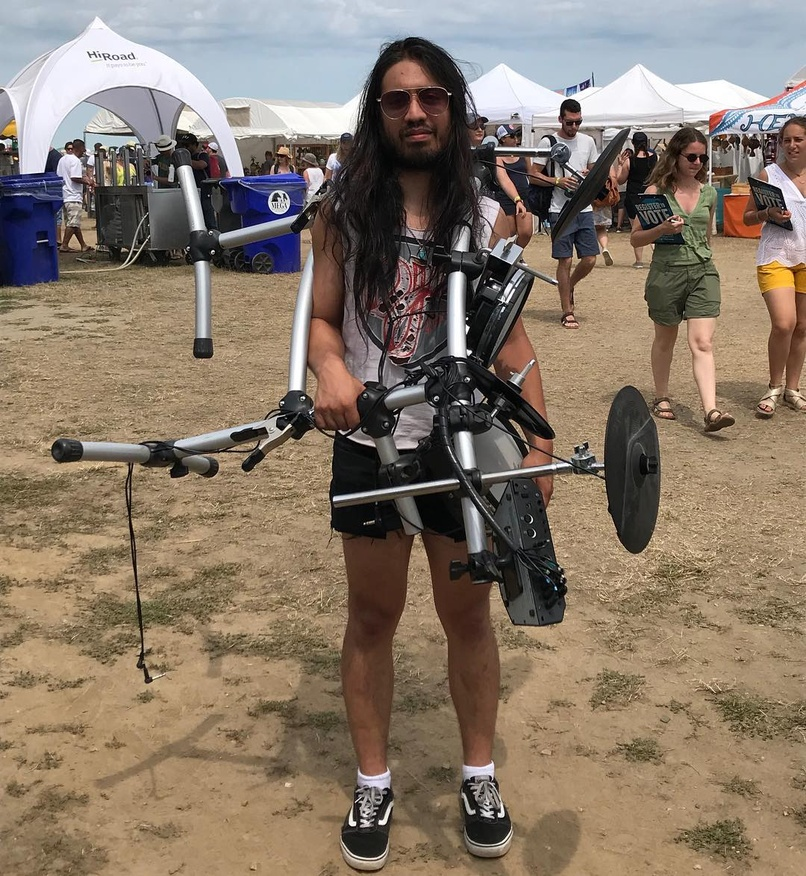
#> input picture images/insta_pics/3.jpg, 806 x 876 px, shrunk from 1080 x 1174 before the run
$ python visualization.py
#> lines starting #> are read from the running program, lines starting #| are printed output that depends on the picture
import cv2
import numpy as np
from matplotlib import pyplot as plt

img = cv2.imread('insta_pics/3.jpg')
#> img is the input picture: shape (876, 806, 3); mean B, G, R 105.4, 120.9, 136
color = ('b','g','r')
for i,col in enumerate(color):
    histr = cv2.calcHist([img],[i],None,[256],[0,256])
    plt.plot(histr,color = col)
    plt.xlim([0,256])
plt.show()
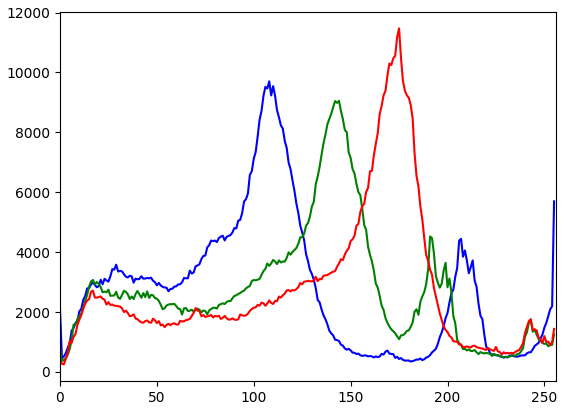
#> figure drawn by matplotlib, 1 panel; curve peaks at x = 108, y = 9706; curve peaks at x = 144, y = 9053; curve peaks at x = 175, y = 11473
cv2.imshow(img)
cv2.waitKey(0)

$ run again, with images/insta_pics/1.jpg copied over images/insta_pics/3.jpg
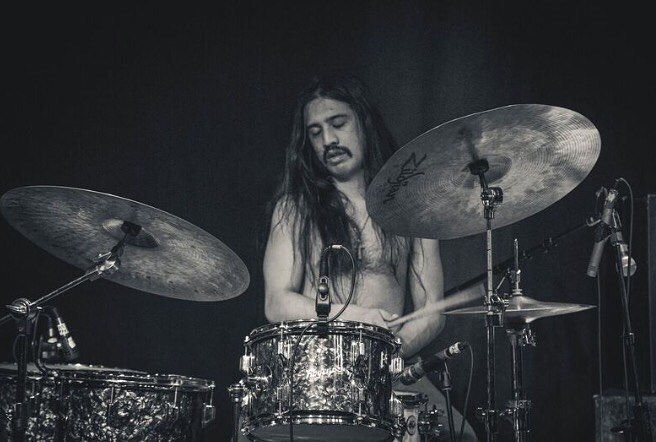
#> input picture images/insta_pics/1.jpg, 656 x 442 px
#> img is the input picture: shape (442, 656, 3); mean B, G, R 55.6, 52.7, 50.5
#> `plt.show()`:
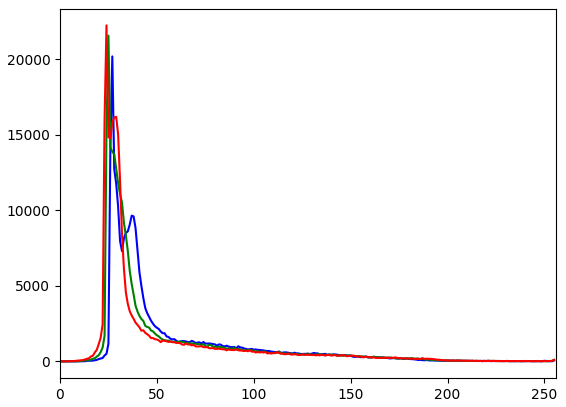
#> figure drawn by matplotlib, 1 panel; curve peaks at x = 27, y = 20180; curve peaks at x = 25, y = 21552; curve peaks at x = 24, y = 22232

$ run again, with images/insta_pics/2.jpg copied over images/insta_pics/3.jpg
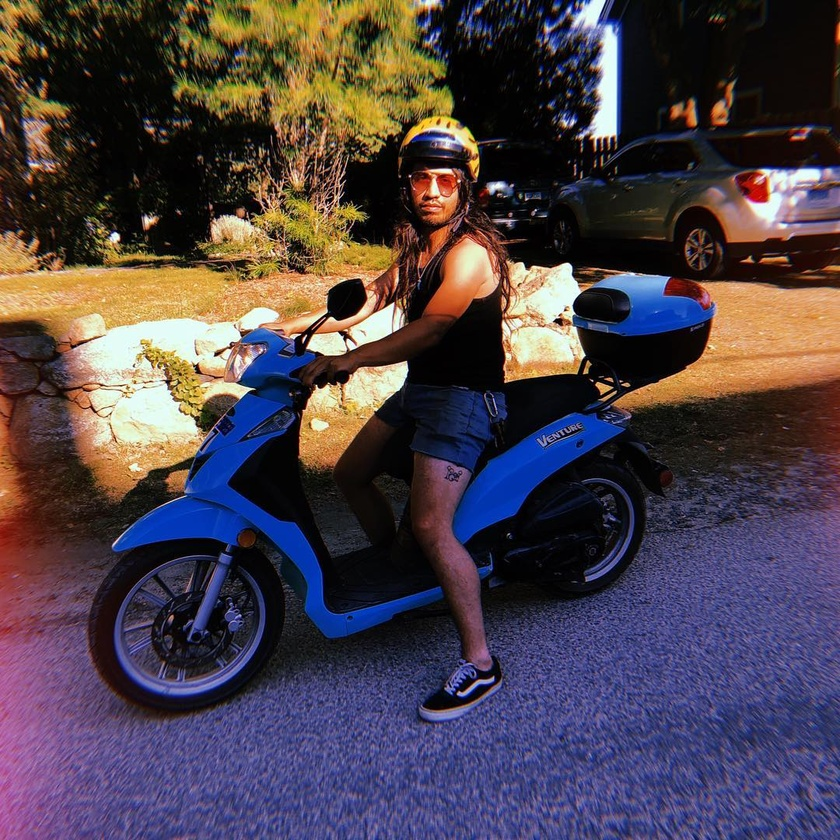
#> input picture images/insta_pics/2.jpg, 840 x 840 px, shrunk from 1080 x 1080 before the run
#> img is the input picture: shape (840, 840, 3); mean B, G, R 74.7, 65.1, 75.8
#> `plt.show()`:
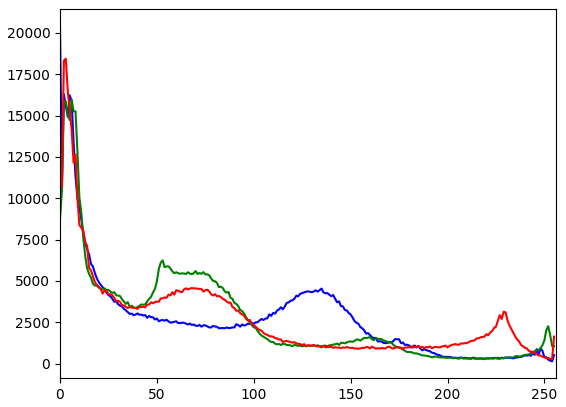
#> figure drawn by matplotlib, 1 panel; curve peaks at x = 0, y = 20449; curve peaks at x = 6, y = 15971; curve peaks at x = 3, y = 18437

$ run again, with images/insta_pics/4.jpg copied over images/insta_pics/3.jpg
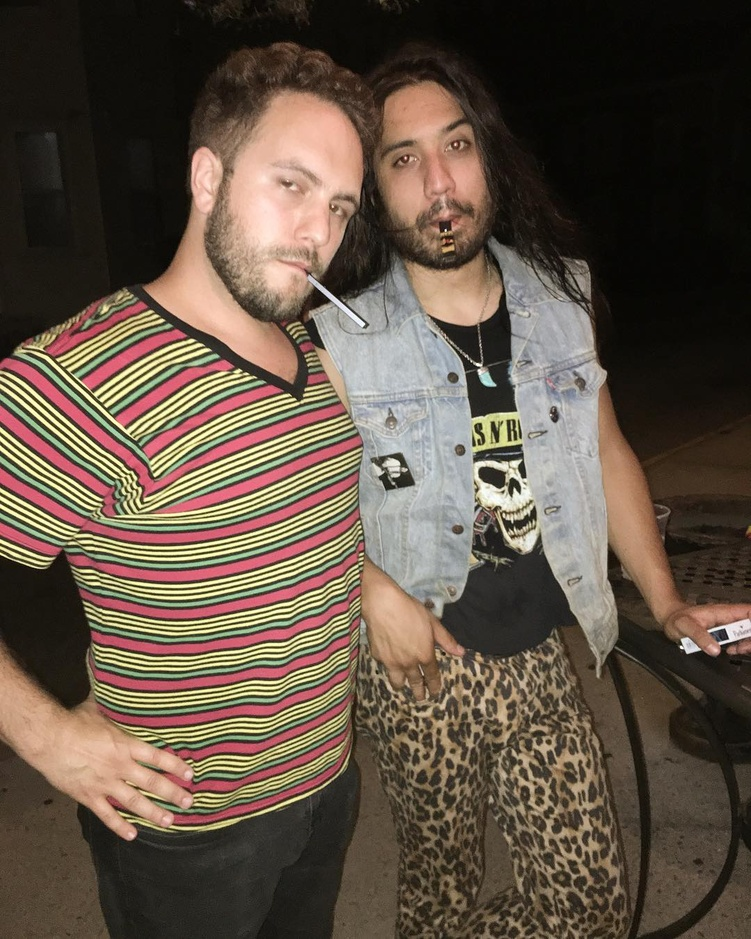
#> input picture images/insta_pics/4.jpg, 751 x 939 px, shrunk from 1080 x 1350 before the run
#> img is the input picture: shape (939, 751, 3); mean B, G, R 69.1, 82.6, 97.3
#> `plt.show()`:
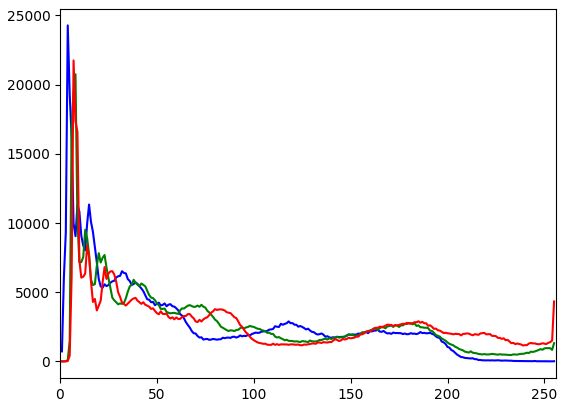
#> figure drawn by matplotlib, 1 panel; curve peaks at x = 4, y = 24282; curve peaks at x = 8, y = 20749; curve peaks at x = 7, y = 21749
